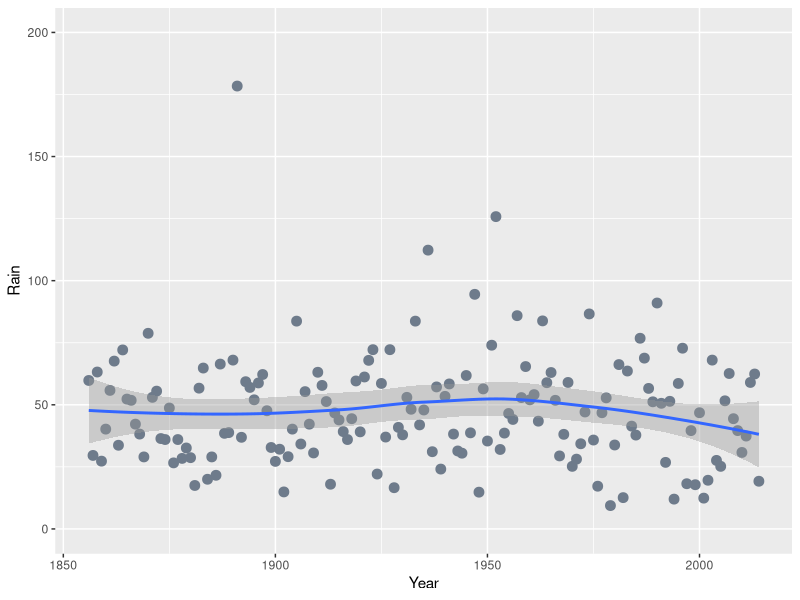

Here is the R script that generated this plot:
library(ggplot2)
data1<-read.csv("data/melbourne.csv", header = TRUE)

#Set month
mth <- 7

newdata <- data1[data1$Month %in% mth,]
aggdata <- aggregate(newdata$Rain ~ newdata$Year, data = newdata, sum, na.rm=TRUE)

newnames1 <- c("Year", "Rain")
colnames(aggdata) <- newnames1

#160 for past 2014 moths, 159 for coming 12014 month
aggdata <- aggdata[2:160,]


ggplot(aggdata, aes(Year,Rain)) + 
  geom_point(size = 3, colour = "lightsteelblue4") + 
  geom_smooth() + 
  ylim(0,200)

